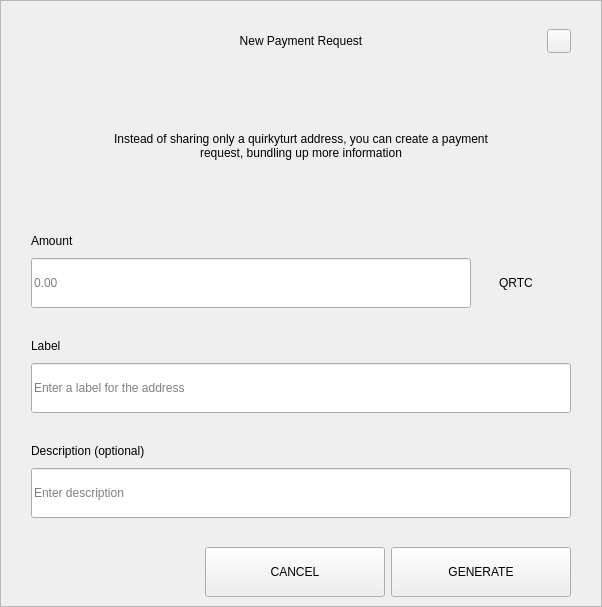
<?xml version="1.0" encoding="UTF-8"?>
<ui version="4.0">
 <class>RequestDialog</class>
 <widget class="QDialog" name="RequestDialog">
  <property name="geometry">
   <rect>
    <x>0</x>
    <y>0</y>
    <width>602</width>
    <height>607</height>
   </rect>
  </property>
  <property name="windowTitle">
   <string>Dialog</string>
  </property>
  <layout class="QVBoxLayout" name="verticalLayout_5">
   <property name="spacing">
    <number>0</number>
   </property>
   <property name="leftMargin">
    <number>0</number>
   </property>
   <property name="topMargin">
    <number>0</number>
   </property>
   <property name="rightMargin">
    <number>0</number>
   </property>
   <property name="bottomMargin">
    <number>0</number>
   </property>
   <item>
    <widget class="QFrame" name="frame">
     <property name="styleSheet">
      <string notr="true"/>
     </property>
     <property name="frameShape">
      <enum>QFrame::StyledPanel</enum>
     </property>
     <property name="frameShadow">
      <enum>QFrame::Raised</enum>
     </property>
     <layout class="QVBoxLayout" name="verticalLayout_4" stretch="1,0,0">
      <property name="spacing">
       <number>0</number>
      </property>
      <property name="leftMargin">
       <number>30</number>
      </property>
      <property name="topMargin">
       <number>20</number>
      </property>
      <property name="rightMargin">
       <number>30</number>
      </property>
      <property name="bottomMargin">
       <number>0</number>
      </property>
      <item>
       <layout class="QHBoxLayout" name="horizontalLayout_3">
        <property name="spacing">
         <number>0</number>
        </property>
        <item>
         <spacer name="horizontalSpacer_21">
          <property name="orientation">
           <enum>Qt::Horizontal</enum>
          </property>
          <property name="sizeHint" stdset="0">
           <size>
            <width>40</width>
            <height>20</height>
           </size>
          </property>
         </spacer>
        </item>
        <item>
         <widget class="QLabel" name="labelTitle">
          <property name="minimumSize">
           <size>
            <width>0</width>
            <height>40</height>
           </size>
          </property>
          <property name="maximumSize">
           <size>
            <width>16777215</width>
            <height>40</height>
           </size>
          </property>
          <property name="styleSheet">
           <string notr="true">padding-left:24px;</string>
          </property>
          <property name="text">
           <string>New Payment Request</string>
          </property>
          <property name="alignment">
           <set>Qt::AlignCenter</set>
          </property>
          <property name="margin">
           <number>7</number>
          </property>
         </widget>
        </item>
        <item>
         <spacer name="horizontalSpacer">
          <property name="orientation">
           <enum>Qt::Horizontal</enum>
          </property>
          <property name="sizeHint" stdset="0">
           <size>
            <width>40</width>
            <height>20</height>
           </size>
          </property>
         </spacer>
        </item>
        <item>
         <widget class="QPushButton" name="btnEsc">
          <property name="minimumSize">
           <size>
            <width>24</width>
            <height>24</height>
           </size>
          </property>
          <property name="maximumSize">
           <size>
            <width>24</width>
            <height>24</height>
           </size>
          </property>
          <property name="focusPolicy">
           <enum>Qt::NoFocus</enum>
          </property>
          <property name="text">
           <string/>
          </property>
         </widget>
        </item>
       </layout>
      </item>
      <item>
       <widget class="QStackedWidget" name="stack">
        <property name="minimumSize">
         <size>
          <width>540</width>
          <height>0</height>
         </size>
        </property>
        <property name="maximumSize">
         <size>
          <width>540</width>
          <height>16777215</height>
         </size>
        </property>
        <property name="currentIndex">
         <number>0</number>
        </property>
        <widget class="QWidget" name="page_1">
         <property name="minimumSize">
          <size>
           <width>540</width>
           <height>0</height>
          </size>
         </property>
         <property name="maximumSize">
          <size>
           <width>540</width>
           <height>16777215</height>
          </size>
         </property>
         <layout class="QVBoxLayout" name="layout1">
          <property name="spacing">
           <number>0</number>
          </property>
          <property name="leftMargin">
           <number>0</number>
          </property>
          <property name="topMargin">
           <number>0</number>
          </property>
          <property name="rightMargin">
           <number>0</number>
          </property>
          <property name="bottomMargin">
           <number>0</number>
          </property>
          <item>
           <spacer name="verticalSpacer_21">
            <property name="orientation">
             <enum>Qt::Vertical</enum>
            </property>
            <property name="sizeType">
             <enum>QSizePolicy::Fixed</enum>
            </property>
            <property name="sizeHint" stdset="0">
             <size>
              <width>20</width>
              <height>30</height>
             </size>
            </property>
           </spacer>
          </item>
          <item alignment="Qt::AlignHCenter">
           <widget class="QLabel" name="labelMessage">
            <property name="minimumSize">
             <size>
              <width>400</width>
              <height>50</height>
             </size>
            </property>
            <property name="text">
             <string>Instead of sharing only a quirkyturt address, you can create a payment request, bundling up more information</string>
            </property>
            <property name="alignment">
             <set>Qt::AlignCenter</set>
            </property>
            <property name="wordWrap">
             <bool>true</bool>
            </property>
           </widget>
          </item>
          <item alignment="Qt::AlignBottom">
           <widget class="QWidget" name="containerAmount" native="true">
            <layout class="QVBoxLayout" name="verticalLayout">
             <property name="spacing">
              <number>9</number>
             </property>
             <property name="leftMargin">
              <number>0</number>
             </property>
             <property name="topMargin">
              <number>0</number>
             </property>
             <property name="rightMargin">
              <number>0</number>
             </property>
             <property name="bottomMargin">
              <number>0</number>
             </property>
             <item>
              <widget class="QLabel" name="labelSubtitleAmount">
               <property name="minimumSize">
                <size>
                 <width>350</width>
                 <height>16</height>
                </size>
               </property>
               <property name="maximumSize">
                <size>
                 <width>16777215</width>
                 <height>16</height>
                </size>
               </property>
               <property name="text">
                <string>Amount</string>
               </property>
              </widget>
             </item>
             <item alignment="Qt::AlignTop">
              <widget class="QWidget" name="layoutAmount" native="true">
               <layout class="QHBoxLayout" name="horizontalLayout" stretch="2,0">
                <property name="spacing">
                 <number>0</number>
                </property>
                <property name="leftMargin">
                 <number>0</number>
                </property>
                <property name="topMargin">
                 <number>0</number>
                </property>
                <property name="rightMargin">
                 <number>0</number>
                </property>
                <property name="bottomMargin">
                 <number>0</number>
                </property>
                <item>
                 <widget class="QLineEdit" name="lineEditAmount">
                  <property name="minimumSize">
                   <size>
                    <width>0</width>
                    <height>50</height>
                   </size>
                  </property>
                  <property name="maximumSize">
                   <size>
                    <width>16777215</width>
                    <height>50</height>
                   </size>
                  </property>
                  <property name="placeholderText">
                   <string notr="true">0.00</string>
                  </property>
                 </widget>
                </item>
                <item>
                 <widget class="QWidget" name="comboContainer" native="true">
                  <property name="minimumSize">
                   <size>
                    <width>100</width>
                    <height>50</height>
                   </size>
                  </property>
                  <property name="maximumSize">
                   <size>
                    <width>16777215</width>
                    <height>50</height>
                   </size>
                  </property>
                  <layout class="QHBoxLayout" name="horizontalLayout_31">
                   <property name="spacing">
                    <number>0</number>
                   </property>
                   <property name="leftMargin">
                    <number>0</number>
                   </property>
                   <property name="topMargin">
                    <number>0</number>
                   </property>
                   <property name="rightMargin">
                    <number>10</number>
                   </property>
                   <property name="bottomMargin">
                    <number>0</number>
                   </property>
                   <item>
                    <widget class="QLabel" name="comboBoxCoin">
                     <property name="text">
                      <string>QRTC</string>
                     </property>
                     <property name="alignment">
                      <set>Qt::AlignCenter</set>
                     </property>
                    </widget>
                   </item>
                  </layout>
                 </widget>
                </item>
               </layout>
              </widget>
             </item>
            </layout>
           </widget>
          </item>
          <item>
           <spacer name="verticalSpacer_31">
            <property name="orientation">
             <enum>Qt::Vertical</enum>
            </property>
            <property name="sizeType">
             <enum>QSizePolicy::Fixed</enum>
            </property>
            <property name="sizeHint" stdset="0">
             <size>
              <width>20</width>
              <height>30</height>
             </size>
            </property>
           </spacer>
          </item>
          <item>
           <layout class="QVBoxLayout" name="verticalLayoutLabel">
            <property name="spacing">
             <number>9</number>
            </property>
            <item>
             <widget class="QLabel" name="labelSubtitleLabel">
              <property name="minimumSize">
               <size>
                <width>0</width>
                <height>16</height>
               </size>
              </property>
              <property name="maximumSize">
               <size>
                <width>16777215</width>
                <height>16</height>
               </size>
              </property>
              <property name="text">
               <string>Label</string>
              </property>
             </widget>
            </item>
            <item>
             <widget class="QLineEdit" name="lineEditLabel">
              <property name="minimumSize">
               <size>
                <width>0</width>
                <height>50</height>
               </size>
              </property>
              <property name="maximumSize">
               <size>
                <width>16777215</width>
                <height>50</height>
               </size>
              </property>
              <property name="placeholderText">
               <string>Enter a label for the address</string>
              </property>
             </widget>
            </item>
           </layout>
          </item>
          <item>
           <spacer name="verticalSpacer_34">
            <property name="orientation">
             <enum>Qt::Vertical</enum>
            </property>
            <property name="sizeType">
             <enum>QSizePolicy::Fixed</enum>
            </property>
            <property name="sizeHint" stdset="0">
             <size>
              <width>20</width>
              <height>30</height>
             </size>
            </property>
           </spacer>
          </item>
          <item>
           <layout class="QVBoxLayout" name="verticalLayoutDescription">
            <property name="spacing">
             <number>9</number>
            </property>
            <item>
             <widget class="QLabel" name="labelSubtitleDescription">
              <property name="minimumSize">
               <size>
                <width>0</width>
                <height>16</height>
               </size>
              </property>
              <property name="maximumSize">
               <size>
                <width>16777215</width>
                <height>16</height>
               </size>
              </property>
              <property name="text">
               <string>Description (optional)</string>
              </property>
             </widget>
            </item>
            <item>
             <widget class="QLineEdit" name="lineEditDescription">
              <property name="minimumSize">
               <size>
                <width>0</width>
                <height>50</height>
               </size>
              </property>
              <property name="maximumSize">
               <size>
                <width>16777215</width>
                <height>50</height>
               </size>
              </property>
              <property name="placeholderText">
               <string>Enter description</string>
              </property>
             </widget>
            </item>
            <item>
             <spacer name="verticalSpacer_4">
              <property name="orientation">
               <enum>Qt::Vertical</enum>
              </property>
              <property name="sizeType">
               <enum>QSizePolicy::Fixed</enum>
              </property>
              <property name="sizeHint" stdset="0">
               <size>
                <width>20</width>
                <height>20</height>
               </size>
              </property>
             </spacer>
            </item>
           </layout>
          </item>
         </layout>
        </widget>
        <widget class="QWidget" name="page_2">
         <layout class="QVBoxLayout" name="layout2">
          <item>
           <spacer name="verticalSpacer_5">
            <property name="orientation">
             <enum>Qt::Vertical</enum>
            </property>
            <property name="sizeType">
             <enum>QSizePolicy::Fixed</enum>
            </property>
            <property name="sizeHint" stdset="0">
             <size>
              <width>20</width>
              <height>50</height>
             </size>
            </property>
           </spacer>
          </item>
          <item alignment="Qt::AlignHCenter">
           <widget class="QLabel" name="labelQrImg">
            <property name="minimumSize">
             <size>
              <width>260</width>
              <height>260</height>
             </size>
            </property>
            <property name="maximumSize">
             <size>
              <width>260</width>
              <height>260</height>
             </size>
            </property>
            <property name="text">
             <string/>
            </property>
            <property name="alignment">
             <set>Qt::AlignCenter</set>
            </property>
           </widget>
          </item>
          <item>
           <spacer name="verticalSpacer_2">
            <property name="orientation">
             <enum>Qt::Vertical</enum>
            </property>
            <property name="sizeType">
             <enum>QSizePolicy::Fixed</enum>
            </property>
            <property name="sizeHint" stdset="0">
             <size>
              <width>20</width>
              <height>30</height>
             </size>
            </property>
           </spacer>
          </item>
          <item alignment="Qt::AlignHCenter">
           <widget class="QLabel" name="labelAddress">
            <property name="text">
             <string>D7VFR83SQbiezrW72hjcWJtcfip5krte2Z </string>
            </property>
           </widget>
          </item>
          <item>
           <spacer name="verticalSpacer_32">
            <property name="orientation">
             <enum>Qt::Vertical</enum>
            </property>
            <property name="sizeType">
             <enum>QSizePolicy::Expanding</enum>
            </property>
            <property name="sizeHint" stdset="0">
             <size>
              <width>20</width>
              <height>20</height>
             </size>
            </property>
           </spacer>
          </item>
          <item>
           <layout class="QHBoxLayout" name="horizontal">
            <property name="leftMargin">
             <number>20</number>
            </property>
            <property name="rightMargin">
             <number>20</number>
            </property>
            <property name="bottomMargin">
             <number>20</number>
            </property>
            <item>
             <spacer name="horizontalSpacer_4">
              <property name="orientation">
               <enum>Qt::Horizontal</enum>
              </property>
              <property name="sizeHint" stdset="0">
               <size>
                <width>40</width>
                <height>20</height>
               </size>
              </property>
             </spacer>
            </item>
            <item>
             <widget class="QPushButton" name="btnCopyAddress">
              <property name="minimumSize">
               <size>
                <width>180</width>
                <height>50</height>
               </size>
              </property>
              <property name="text">
               <string>COPY ADDRESS</string>
              </property>
             </widget>
            </item>
            <item>
             <widget class="QPushButton" name="btnCopyUrl">
              <property name="minimumSize">
               <size>
                <width>180</width>
                <height>50</height>
               </size>
              </property>
              <property name="text">
               <string>COPY URL</string>
              </property>
             </widget>
            </item>
            <item>
             <spacer name="horizontalSpacer_2">
              <property name="orientation">
               <enum>Qt::Horizontal</enum>
              </property>
              <property name="sizeHint" stdset="0">
               <size>
                <width>40</width>
                <height>20</height>
               </size>
              </property>
             </spacer>
            </item>
           </layout>
          </item>
         </layout>
        </widget>
       </widget>
      </item>
      <item>
       <widget class="QWidget" name="buttonsStack" native="true">
        <layout class="QHBoxLayout" name="horizontalLayout_5">
         <property name="leftMargin">
          <number>20</number>
         </property>
         <property name="rightMargin">
          <number>0</number>
         </property>
         <item>
          <spacer name="horizontalSpacer_41">
           <property name="orientation">
            <enum>Qt::Horizontal</enum>
           </property>
           <property name="sizeHint" stdset="0">
            <size>
             <width>40</width>
             <height>20</height>
            </size>
           </property>
          </spacer>
         </item>
         <item>
          <widget class="QPushButton" name="btnCancel">
           <property name="minimumSize">
            <size>
             <width>180</width>
             <height>50</height>
            </size>
           </property>
           <property name="focusPolicy">
            <enum>Qt::NoFocus</enum>
           </property>
           <property name="text">
            <string>CANCEL</string>
           </property>
          </widget>
         </item>
         <item>
          <widget class="QPushButton" name="btnSave">
           <property name="minimumSize">
            <size>
             <width>180</width>
             <height>50</height>
            </size>
           </property>
           <property name="focusPolicy">
            <enum>Qt::NoFocus</enum>
           </property>
           <property name="text">
            <string>GENERATE</string>
           </property>
          </widget>
         </item>
        </layout>
       </widget>
      </item>
     </layout>
    </widget>
   </item>
  </layout>
 </widget>
 <resources/>
 <connections/>
</ui>
